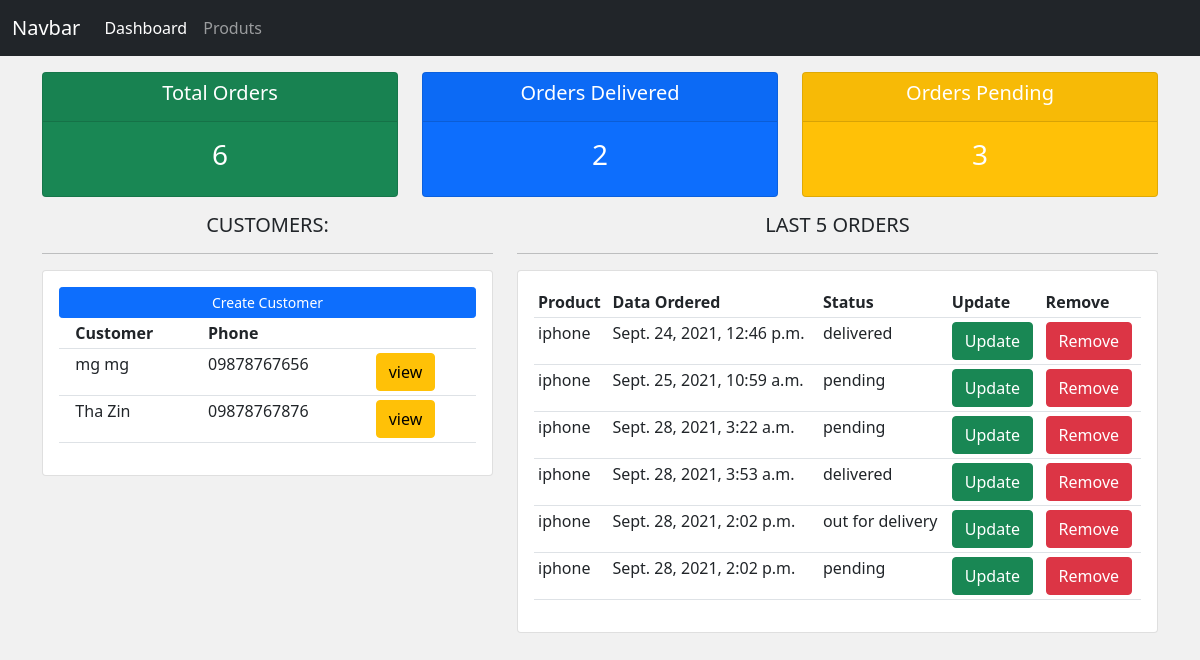
The app's page /, older data.
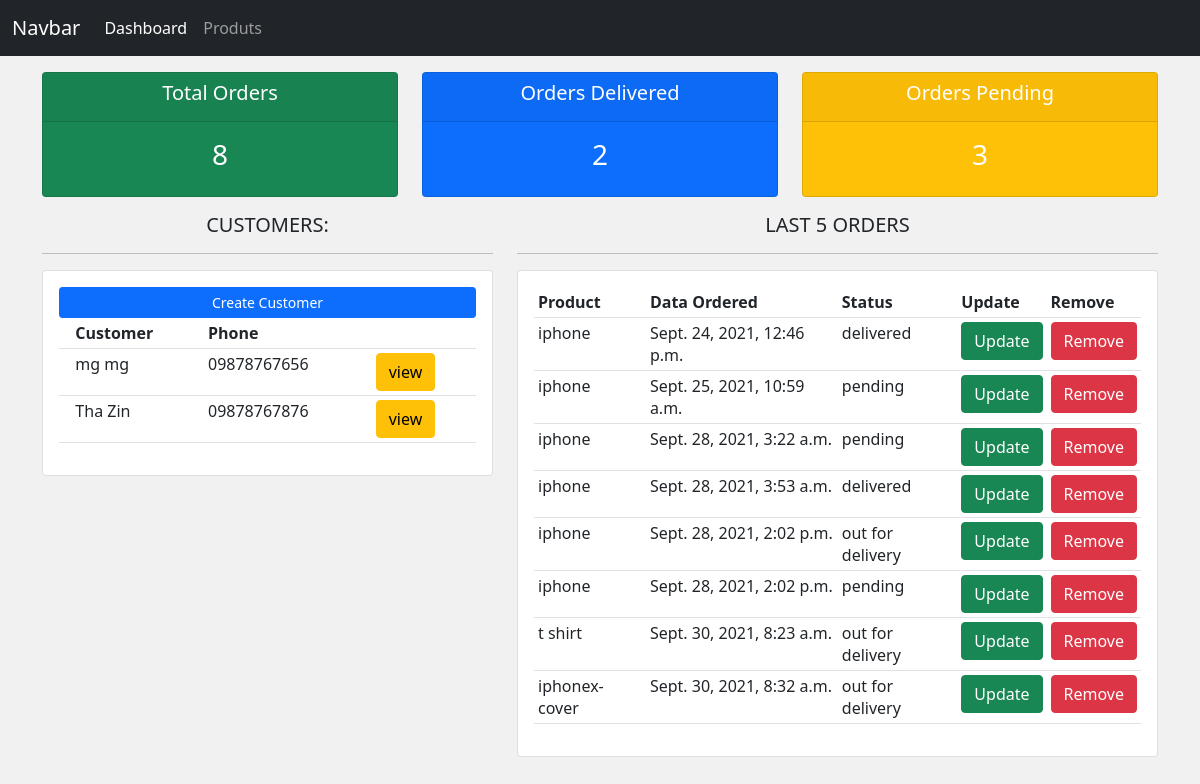
The same page, newer data.
### accounts/models.py (models this page shows, shortened)
class Customer(models.Model):
    name=models.CharField(max_length=200,null=True)
    email=models.CharField(max_length=200,null=True)
    phone=models.CharField(max_length=200,null=True)
    created_at=models.DateTimeField(auto_now_add=True)

class Order(models.Model):
    status=(
        ('pending','Pending'),
        ('out for delivery','Out For Delivery'),
        ('delivered','Delivered')
    )
    customer=models.ForeignKey(Customer,null=True,on_delete=models.SET_NULL)
    product=models.ForeignKey(Product,null=True,on_delete=models.SET_NULL)
    created_at=models.DateTimeField(auto_now_add=True)
    status=models.CharField(max_length=200,null=True,choices=status)

class Product(models.Model):
    category=(
        ('indoor','In Door'),
        ('outdoor','Out Door')
    )
    name=models.CharField(max_length=200,null=True)
    price=models.FloatField(null=True)
    category=models.CharField(max_length=200,null=True,choices=category)
    description=models.CharField(max_length=200,null=True,blank=True)
    created_at=models.DateTimeField(auto_now_add=True)
    tags=models.ManyToManyField(Tag)

### accounts/views.py (the view)
# urls.py: path('', views.dashboard,name='dashboard'),
def dashboard(request):
    customers=Customer.objects.all()
    orders=Order.objects.all()
    total=orders.count()
    delivered=Order.objects.filter(status='delivered').count()
    pending=Order.objects.filter(status='pending').count()
    return render(request,'accounts/dashboard.html',{
        'customers':customers,
        'orders':orders,
        'total':total,
        'delivered':delivered,
        'pending':pending
    })

### accounts/templates/accounts/dashboard.html
{% extends 'accounts/master.html' %}
{% block content %}
<div class="row">
    <div class="col">
        <div class="col-md">
            <div class="card text-center text-white mb-3 bg-success">
                <div class="card-header">
                    <h5 class="card-title">Total Orders</h5>
                </div>
                <div class="card-body">
                    <h3 class="card-title">{{total}}</h3>
                </div>
            </div>
        </div>
    </div>
    <div class="col">
        <div class="col-md">
            <div class="card text-center text-white mb-3 bg-primary">
                <div class="card-header">
                    <h5 class="card-title">Orders Delivered</h5>
                </div>
                <div class="card-body">
                    <h3 class="card-title">{{delivered}}</h3>
                </div>
            </div>
        </div>
    </div>
    <div class="col">
        <div class="col-md">
            <div class="card text-center text-white mb-3 bg-warning">
                <div class="card-header">
                    <h5 class="card-title">Orders Pending</h5>
                </div>
                <div class="card-body">
                    <h3 class="card-title">{{pending}}</h3>
                </div>
            </div>
        </div>
    </div>
</div>
<div class="row">
    <div class="col-md-5">
        <h5 class="text-center">CUSTOMERS: </h5>
        <hr>
        <div class="card card-body">
            <a class="btn btn-primary btn-sm btn-block" href="#">
            Create Customer</a>
            <table class="table table-sm">
                <tr>
                    <th></th>
                    <th>Customer</th>
                    <th>Phone</th>
                    <th></th>
                </tr>
                {% for customer in customers %}
                    <tr>
                        <td></td>
                        <td>{{customer.name}}</td>
                        <td>{{customer.phone}}</td>
                        <td><a href="{% url 'customers.show' customer.id %}" class="btn btn-warning">view</a></td>
                    </tr>
                {% endfor %}
            </table>
        </div>
    </div>
    <div class="col-md-7">
        <h5 class="text-center">LAST 5 ORDERS</h5>
        <hr>
        <div class="card card-body">
            <table class="table table-sm">
                <tr>
                    <th>Product</th>
                    <th>Data Ordered</th>
                    <th>Status</th>
                    <th>Update</th>
                    <th>Remove</th>
                </tr>
               {% for order in orders %}
                <tr>
                    <td>{{order.product.name}}</td>
                    <td>{{order.created_at}}</td>
                    <td>{{order.status}}</td>
                    <td><a href="{% url 'order.update' order.id %}" class="btn btn-success">Update</a></td>
                    <td><a href="{% url 'order.delete' order.id %}" class="btn btn-danger">Remove</a></td>
                </tr>
               {% endfor %}
            </table>
        </div>
    </div>
</div>
{% endblock content %}

Row changes from the older to the newer data that the page shows:
added Order: product.name "t shirt", created_at "Sept. 30, 2021, 8:23 a.m.", status "out for delivery"
added Order: product.name "iphonex-cover", created_at "Sept. 30, 2021, 8:32 a.m.", status "out for delivery"
Text that changed along with them:
{{ total }}: "6" → "8"
